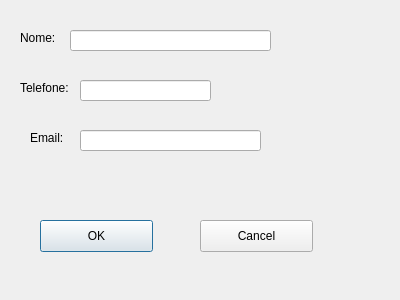
<?xml version="1.0" encoding="UTF-8"?>
<ui version="4.0">
 <class>DialogProf</class>
 <widget class="QDialog" name="DialogProf">
  <property name="geometry">
   <rect>
    <x>0</x>
    <y>0</y>
    <width>400</width>
    <height>300</height>
   </rect>
  </property>
  <property name="windowTitle">
   <string>Dialog</string>
  </property>
  <widget class="QLabel" name="label">
   <property name="geometry">
    <rect>
     <x>20</x>
     <y>30</y>
     <width>60</width>
     <height>16</height>
    </rect>
   </property>
   <property name="text">
    <string>Nome:</string>
   </property>
  </widget>
  <widget class="QLabel" name="label_2">
   <property name="geometry">
    <rect>
     <x>20</x>
     <y>80</y>
     <width>60</width>
     <height>16</height>
    </rect>
   </property>
   <property name="text">
    <string>Telefone:</string>
   </property>
  </widget>
  <widget class="QLabel" name="label_3">
   <property name="geometry">
    <rect>
     <x>30</x>
     <y>130</y>
     <width>60</width>
     <height>16</height>
    </rect>
   </property>
   <property name="text">
    <string>Email:</string>
   </property>
  </widget>
  <widget class="QLineEdit" name="lineEditProfNome">
   <property name="geometry">
    <rect>
     <x>70</x>
     <y>30</y>
     <width>201</width>
     <height>21</height>
    </rect>
   </property>
  </widget>
  <widget class="QLineEdit" name="lineEditProfTelefone">
   <property name="geometry">
    <rect>
     <x>80</x>
     <y>80</y>
     <width>131</width>
     <height>21</height>
    </rect>
   </property>
  </widget>
  <widget class="QLineEdit" name="lineEditProfEmail">
   <property name="geometry">
    <rect>
     <x>80</x>
     <y>130</y>
     <width>181</width>
     <height>21</height>
    </rect>
   </property>
  </widget>
  <widget class="QPushButton" name="pushButtonOK">
   <property name="geometry">
    <rect>
     <x>40</x>
     <y>220</y>
     <width>113</width>
     <height>32</height>
    </rect>
   </property>
   <property name="text">
    <string>OK</string>
   </property>
  </widget>
  <widget class="QPushButton" name="pushButtonCancel">
   <property name="geometry">
    <rect>
     <x>200</x>
     <y>220</y>
     <width>113</width>
     <height>32</height>
    </rect>
   </property>
   <property name="text">
    <string>Cancel</string>
   </property>
  </widget>
 </widget>
 <resources/>
 <connections/>
</ui>
